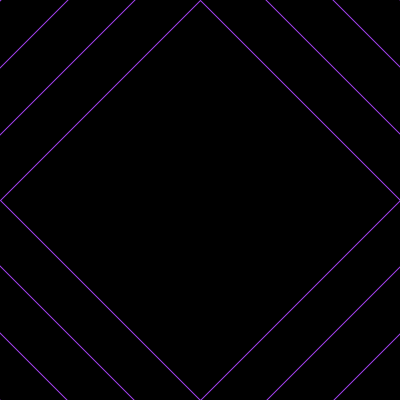
Frame 1 (no input)
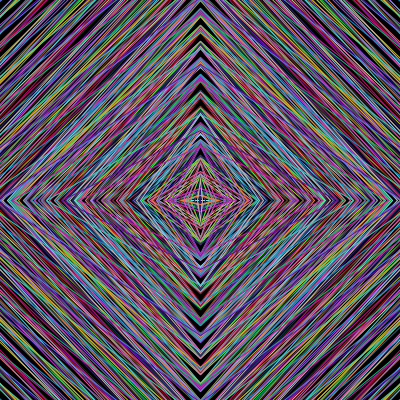
Frame 60 (the mouse pressed at the canvas centre just before this capture)
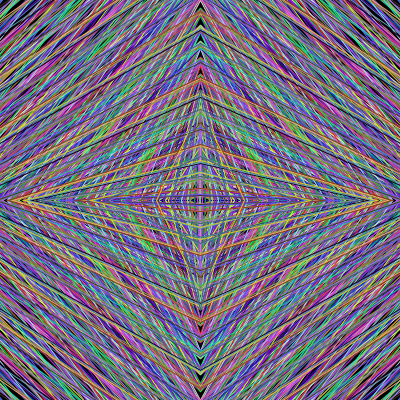
Frame 120 (the mouse held since frame 60 and released just before this capture)

The Processing sketch that drew these frames (run headless with seeded random() and noise(); from frame 60 on, the mouse is pressed at the canvas centre):

// Processing sketch: processing_133784
// ── processing_133784.pde


float xpos, ypos; 

float xspeed= 15.6; 
float yspeed= 16.3; 
float xdirection=1; 
float ydirection=1;

void setup(){
  size(400,400);
  background(0);
  
}

void draw(){
  noFill();
  frameRate(24);
  
  stroke(random(255),random(255),random(255));
  
  float mx= constrain(xpos, 0,width);
  float my= constrain(ypos, 0,height); 

  
  xpos= xpos+(xspeed*xdirection);
  ypos= ypos+(yspeed*ydirection); 
  
  beginShape();
  vertex(width/2, my);
  vertex(width - mx, height/2);
  vertex(width/2, height-my); 
  vertex(mx, height/2);
  endShape(CLOSE);
  
  beginShape();
  vertex(width/2, my - height/6);
  vertex(width- mx + width/6, height/2);
  vertex(width/2, height-my + height/6); 
  vertex(mx - width/6, height/2);
  endShape(CLOSE);
  
    beginShape();
  vertex(width/2, my - height/3);
  vertex(width- mx + width/3, height/2);
  vertex(width/2, height-my + height/3); 
  vertex(mx - width/3, height/2);
  endShape(CLOSE);
  
    beginShape();
  vertex(width/2, my - height/2);
  vertex(width- mx + width/2, height/2);
  vertex(width/2, height-my + height/2); 
  vertex(mx - width/2, height/2);
  endShape(CLOSE);
  
    beginShape();
  vertex(width/2, my - 4*height/6);
  vertex(width- mx + 4*width/6, height/2);
  vertex(width/2, height-my + 4*height/6); 
  vertex(mx - 4*width/6, height/2);
  endShape(CLOSE);
  
    beginShape();
  vertex(width/2, my - 5*height/6);
  vertex(width- mx + 5*width/6, height/2);
  vertex(width/2, height-my + 5*height/6); 
  vertex(mx - 5*width/6, height/2);
  endShape(CLOSE);
  


 
  if (xpos>width){
  xdirection=xdirection*-1;
  } 
  
   if (xpos<0){
  xdirection=xdirection*-1;
  } 
  
  if(ypos>height){
  ydirection=ydirection*-1;
  }
  
  if(ypos<0){
  ydirection=ydirection*-1;
  }
}
